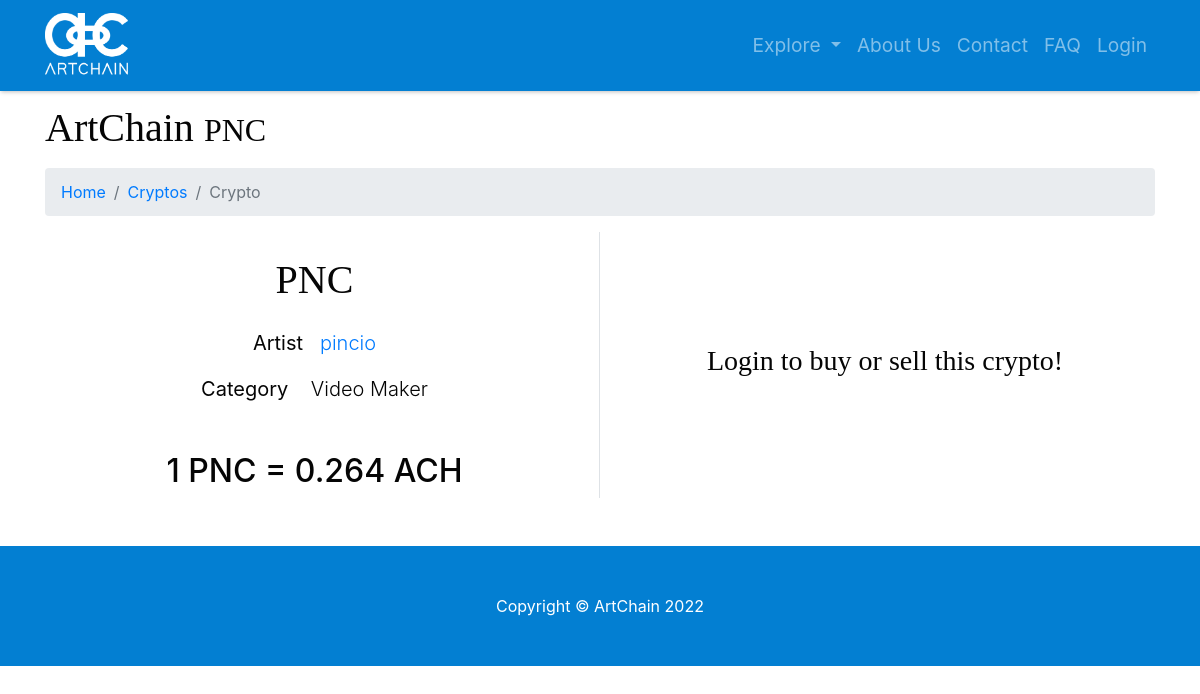
The app's page /item/crypto/PNC with its own data.
### model.py (models this page shows)
class Crypto(db.Model):
    __tablename__ = 'cryptos'
    id = db.Column(db.Integer, primary_key=True, unique=True)
    user_id = db.Column(db.Integer)
    name = db.Column(db.String(64), unique=True)
    value = db.Column(db.Float)

class User(db.Model):
    __tablename__ = 'users'
    id = db.Column(db.Integer, unique=True, primary_key=True)
    username = db.Column(db.String(64), unique=True, index=True)
    password = db.Column(db.String(64))
    email = db.Column(db.String(64), unique=True)
    role_id = db.Column(db.Integer, db.ForeignKey('roles.id'))
    name = db.Column(db.String(64))
    surname = db.Column(db.String(64))
    category = db.Column(db.String(64), default=False)
    profile_pic_src = db.Column(db.String(64))
    insta = db.Column(db.Integer)
    instaname = db.Column(db.String(64))
    face = db.Column(db.Integer)
    facename = db.Column(db.String(64))
    twitter = db.Column(db.Integer)
    twittername = db.Column(db.String(64))
    yt = db.Column(db.Integer)
    ytname = db.Column(db.String(64))
    tiktok = db.Column(db.Integer)
    tiktokname = db.Column(db.String(64))
    twitch = db.Column(db.Integer)
    twitchname = db.Column(db.String(64))
    applemusic = db.Column(db.Integer)
    applemusicname = db.Column(db.String(64))
    spotify = db.Column(db.Integer)
    spotifyname = db.Column(db.String(64))
    soundcloud = db.Column(db.Integer)
    soundcloudname = db.Column(db.String(64))
    sales = db.Column(db.Integer)
    value = db.Column(db.Integer)

### app.py (the view)
@app.route('/item/crypto/<name>', methods=['GET', 'POST'])
def item_crypto(name):
    form = BuySellCryptoForm()
    cryptocurrency = None
    for row in db.session.query(model.Crypto).filter_by(name=name):
        cryptocurrency = row
    if cryptocurrency is None:
        return page_not_found(TypeError)
    crypto_artist = db.session.query(model.User).filter_by(id=cryptocurrency.user_id).first()
    if form.validate_on_submit():
        amount_buy = form.amount_buy.data
        amount_sell = form.amount_sell.data
        buy_sell_crypto(cryptocurrency, amount_buy, amount_sell)
        return render_template('item-crypto.html', form=form, crypto=cryptocurrency, crypto_artist=crypto_artist)
    return render_template('item-crypto.html', form=form, crypto=cryptocurrency, crypto_artist=crypto_artist)

### templates/item-crypto.html (shortened to what this page needs)
{% include 'main-template.html' %}
{% block content %}
<head>
</head>
<div class="container">
   <h1 class="mt-4 mb-3">ArtChain
      <small>{{crypto.name}}</small>
   </h1>
   <ol class="breadcrumb">
      <li class="breadcrumb-item">
         <a href="/">Home</a>
      </li>
      <li class="breadcrumb-item">
         <a href="/explore-crypto">Cryptos</a>
      </li>
      <li class="breadcrumb-item active">Crypto</li>
   </ol>
</div>
<section>
   <div class="container mb-5">
      <div class="row gx-4 gx-lg-5 align-items-center">
         <div class="col-lg-6 border-right">
            <div class="mt-4">
               <h1 class="display-5 fw-bolder text-center">{{crypto.name}}</h1>
               <div class="mt-4">
                  <p class="lead text-center"><strong>Artist</strong>&nbsp;&nbsp;&nbsp;<a href="{{url_for('profile_by_user', username=crypto_artist.username)}}">{{crypto_artist.username}}</a></p>
                  <p class="lead text-center"><strong>Category</strong>&nbsp;&nbsp;&nbsp;&nbsp;{{crypto_artist.category}}</p>
                  <div class="fs-5 mt-5 text-center">
                     <h2>1 {{crypto.name}} = {{crypto_artist.value}} ACH</h2>
                  </div>
               </div>
            </div>
         </div>
         <div class="col-lg-6">
            <div class="form-center mt-5 mb-5">
               {% if session.username and crypto.name != 'ACH' %}
               <form method="post">
                  {{form.hidden_tag()}}
                  <div class="text-center">
                     <h3>{{form.amount_buy.label(class="text-center")}}</h3>
                     {{form.amount_buy(class="form-control form-control-lg", placeholder="buy")}}
                  </div>
                  <div>
                     {{form.amount_sell(class="form-control form-control-lg mt-2", placeholder="sell")}}
                  </div>
                  <div class="text-center mt-4">
                     {{form.submit(class="btn btn-outline-dark flex-shrink-0 btn-lg")}}
                  </div>
               </form>
               {% elif not session.username and crypto.name != 'ACH' %}
               <h3 class="text-center">Login to buy or sell this crypto!</h3>
               {% endif %}
            </div>
         </div>
      </div>
   </div>
</section>
{% endblock content %}
{% include 'footer.html' %}

### static/css/modern-business.css (style rules this page uses)
body { padding-top: 56px; }
h1 { font-family: building; }
h3 { font-family: building; }
.form-center { display: flex; justify-content: center; }

### records on screen
Crypto: name "PNC"
User: username "pincio", category "Video Maker", value "0.264"
